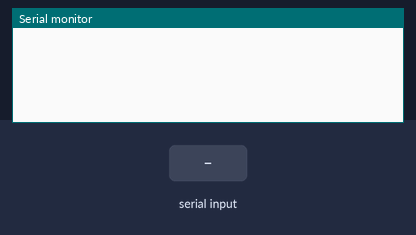
Bench run of a sketch on a simulated Arduino Uno, built with avr-gcc and run on an emulated ATmega328P. Parts: the last lines printed to the serial monitor. The inputs (shaded band) are chosen by the test bench.

Above: at 1.2 s.
1.3 s: "1" received over the second serial link
At 2.5 s:
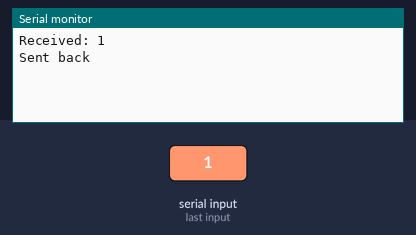
2.8 s: "0" received over the second serial link
At 3.9 s:
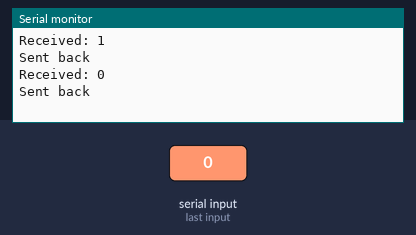
4.3 s: "2" received over the second serial link
At 5.0 s:
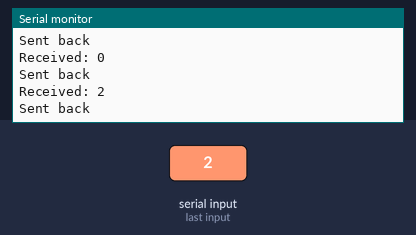

Measured:
- after the input at 1.3 s, the serial monitor: prints a new line at once (image 1)
- after the input at 2.8 s, the serial monitor: prints a new line at once (image 2)
- after the input at 4.3 s, the serial monitor: prints a new line at once (image 3)

The sketch:

jkham2Project2.ino
```cpp
/* Receiver code
This code is for the communications between Arduinos S & P using SoftwareSerial.
*/
#include <SoftwareSerial.h>

SoftwareSerial link(8, 9);

void setup() {
  Serial.begin(9600);
  link.begin(9600);
}

void loop() {

  if (link.available()) {
    char received = link.read();
    Serial.print("Received: ");
    Serial.println(received);

    link.write(received);
    Serial.println("Sent back");
  }

}
```
